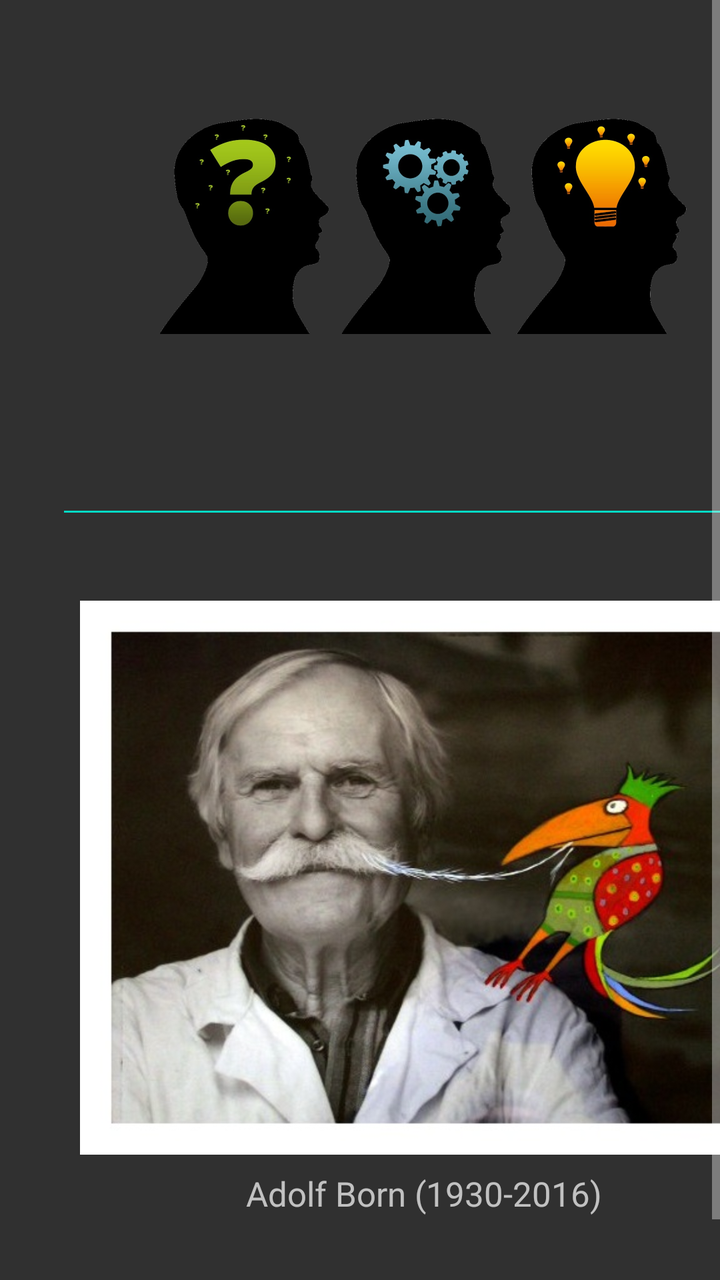
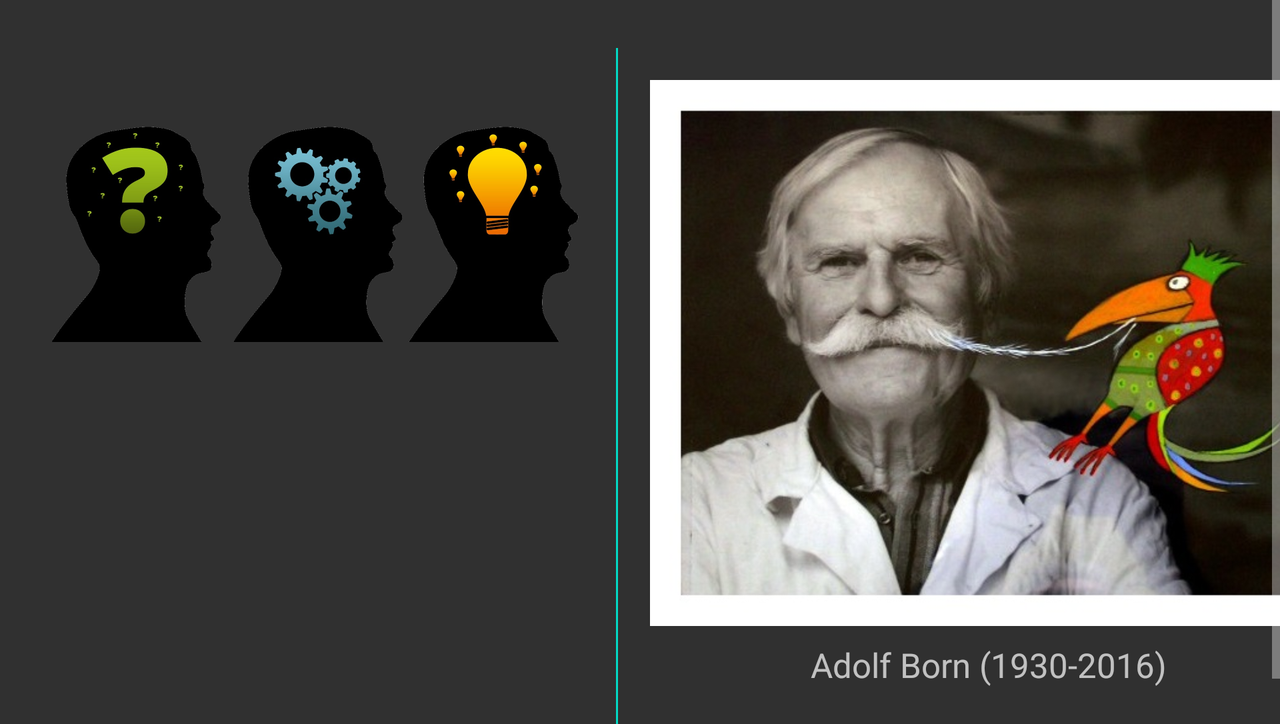

Compare how this app lays out the same screen by default and in its alternative resource folder. The renders come first, then the two layout files and the values they reference.
<!-- AndroidManifest.xml: application theme AppTheme -->
<!-- res/layout/score_layout.xml -->
<?xml version="1.0" encoding="utf-8"?>
<ScrollView xmlns:android="http://schemas.android.com/apk/res/android"
    xmlns:tools="http://schemas.android.com/tools"
    android:layout_width="match_parent"
    android:layout_height="match_parent"
    android:fillViewport="true"
    tools:context="com.example.android.photomemory.MainActivity">

    <LinearLayout
        android:layout_width="match_parent"
        android:layout_height="wrap_content"
        android:layout_margin="32dp"
        android:orientation="vertical">

        <ImageView
            android:layout_width="match_parent"
            android:layout_height="wrap_content"
            android:layout_marginBottom="24dp"
            android:layout_marginLeft="16dp"
            android:layout_marginRight="16dp"
            android:layout_marginTop="24dp"
            android:src="@drawable/heads" />

        <TextView
            android:id="@+id/score"
            android:layout_width="wrap_content"
            android:layout_height="wrap_content"
            android:layout_gravity="center"
            android:layout_marginBottom="16dp"
            android:textSize="36sp" />

        <View
            style="@style/HorizontalLine"
            android:layout_marginBottom="36dp" />

        <ImageView
            android:layout_width="match_parent"
            android:layout_height="wrap_content"
            android:adjustViewBounds="true"
            android:padding="8dp"
            android:src="@drawable/born99" />

        <TextView
            android:layout_width="wrap_content"
            android:layout_height="wrap_content"
            android:layout_gravity="center"
            android:text="@string/credits"
            android:textSize="17sp" />
    </LinearLayout>
</ScrollView>
<!-- resources referenced by this layout -->
<resources>
  <!-- drawable born99: jpg bitmap (drawable-xxhdpi, 65457 bytes) -->
  <!-- drawable heads: png bitmap (drawable-xxhdpi, 77969 bytes) -->
  <string name="credits">Adolf Born (1930-2016)</string>
  <style name="HorizontalLine">
          <item name="android:layout_width">match_parent</item>
          <item name="android:layout_height">1dp</item>
          <item name="android:background">@color/colorAccent</item>
      </style>
  <style name="AppTheme" parent="Theme.AppCompat.NoActionBar">
          
          <item name="windowNoTitle">true</item>
          <item name="windowActionBar">false</item>
          <item name="android:windowFullscreen">true</item>
          <item name="android:windowContentOverlay">@null</item>
          <item name="colorButtonNormal">@color/colorAccent</item>
      </style>
</resources>
<!-- res/layout-land/score_layout.xml (the repository's variant of the layout above) -->
<!-- drawn on the phone turned sideways -->
<?xml version="1.0" encoding="utf-8"?>
<ScrollView xmlns:android="http://schemas.android.com/apk/res/android"
    xmlns:tools="http://schemas.android.com/tools"
    android:layout_width="match_parent"
    android:layout_height="match_parent"
    android:fillViewport="true"
    tools:context="com.example.android.photomemory.MainActivity">

    <LinearLayout
        android:layout_width="match_parent"
        android:layout_height="wrap_content"
        android:layout_margin="24dp"
        android:orientation="horizontal">

        <LinearLayout
            android:layout_width="match_parent"
            android:layout_height="match_parent"
            android:layout_weight="5"
            android:orientation="vertical">

            <ImageView
                android:layout_width="match_parent"
                android:layout_height="wrap_content"
                android:layout_marginBottom="36dp"
                android:layout_marginRight="16dp"
                android:layout_marginTop="36dp"
                android:src="@drawable/heads" />

            <TextView
                android:id="@+id/score"
                android:layout_width="wrap_content"
                android:layout_height="wrap_content"
                android:layout_gravity="center"
                android:textSize="36sp" />

        </LinearLayout>

        <View style="@style/VerticalLine" />

        <LinearLayout
            android:layout_width="match_parent"
            android:layout_height="match_parent"
            android:layout_weight="4"
            android:orientation="vertical"
            android:paddingBottom="16dp"
            android:paddingLeft="16dp"
            android:paddingTop="16dp">

            <ImageView
                android:layout_width="match_parent"
                android:layout_height="wrap_content"
                android:layout_gravity="center"
                android:adjustViewBounds="true"
                android:src="@drawable/born99" />

            <TextView
                android:layout_width="wrap_content"
                android:layout_height="wrap_content"
                android:layout_gravity="center"
                android:paddingTop="8dp"
                android:text="@string/credits"
                android:textSize="17sp" />

        </LinearLayout>

    </LinearLayout>

</ScrollView>
<!-- resources referenced by the variant -->
<!-- as the phone turned sideways resolves them -->
<resources>
  <!-- drawable born99: jpg bitmap (drawable-xxhdpi, 65457 bytes) -->
  <!-- drawable heads: png bitmap (drawable-xxhdpi, 77969 bytes) -->
  <string name="credits">Adolf Born (1930-2016)</string>
  <style name="VerticalLine">
          <item name="android:layout_width">1dp</item>
          <item name="android:layout_height">match_parent</item>
          <item name="android:background">@color/colorAccent</item>
      </style>
  <style name="AppTheme" parent="Theme.AppCompat.NoActionBar">
          
          <item name="windowNoTitle">true</item>
          <item name="windowActionBar">false</item>
          <item name="android:windowFullscreen">true</item>
          <item name="android:windowContentOverlay">@null</item>
          <item name="colorButtonNormal">@color/colorAccent</item>
      </style>
</resources>
